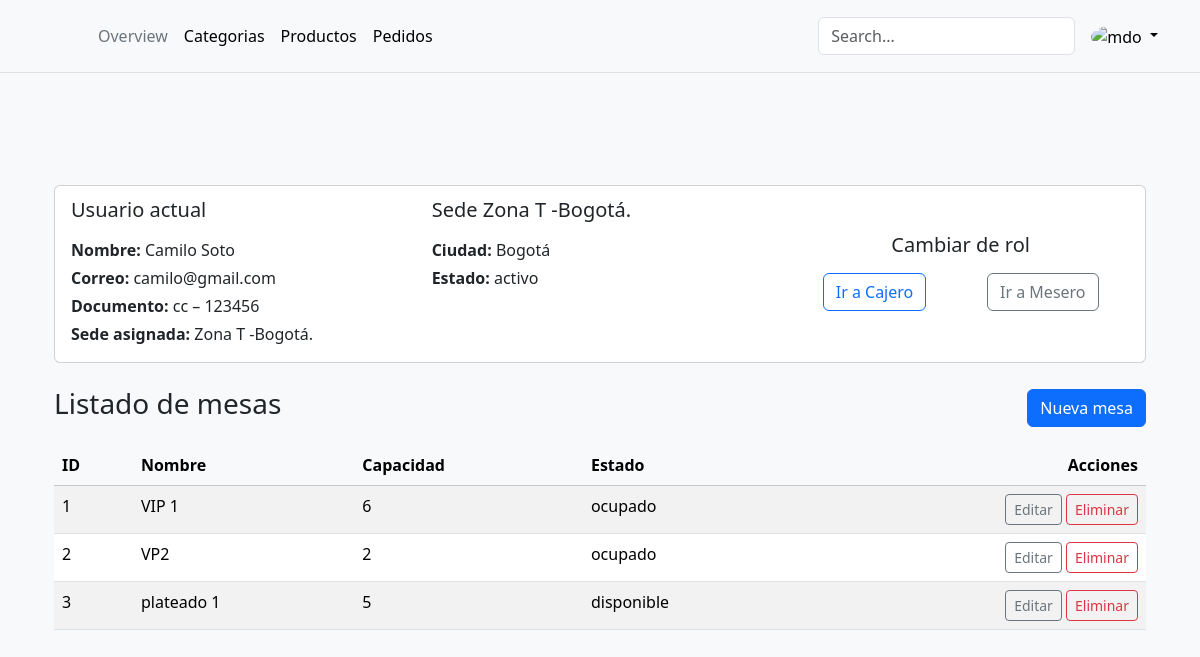
Page /adminis/sede/2/detalles/ (signed in) on the committed database.
### accounts/models.py (models this page shows, shortened)
class Usuario(AbstractUser):
    TYPEDOCS = (
        ('cc', 'cédula de ciudadania'),
        ('ti', 'tarjeta de identidad'),
        ('ce', 'cédula de extranjería'),
        ('pa', 'pasaporte'),
    )
    ROLES = (
        (1, 'Admin'),
        (2, 'cajero'),
        (3, 'mesero'),
    )
    ESTADO = (
        (0, 'inactivo'),
        (1, 'activo')
    )
    nombres = models.CharField(max_length=100, verbose_name='Nombre(s)')
    apellidos = models.CharField(max_length=100, verbose_name='Apellido(s)')
    tipoDocumento = models.CharField(max_length=5, choices=TYPEDOCS, verbose_name='Tipo de documento')
    numDocumento = models.CharField(max_length=20, unique=True, verbose_name='Número de documento')
    correo = models.EmailField(max_length=100, unique=True, verbose_name='Correo electrónico')
    rol = models.IntegerField(choices=ROLES, default=3)
    estado = models.BooleanField(choices=ESTADO, default=0)
    sede = models.ForeignKey(
        Sede,
        on_delete=models.SET_NULL,
        null=True,
        blank=True,
        related_name='usuarios',
        verbose_name='Sede asignada'
    )
    REQUIRED_FIELDS = ['nombres', 'apellidos', 'tipoDocumento', 'numDocumento', 'rol', 'estado', 'correo']

### adminis/models.py (models this page shows, shortened)
class Sede(models.Model):
    ESTADO = (
        (0, 'inactivo'),
        (1, 'activo')
    )
    idSede = models.AutoField(primary_key=True, db_column='idSede')
    nombre = models.CharField(max_length=100, null=True, db_column='nombre')
    estado = models.BooleanField(choices=ESTADO, null=True, default=1,db_column='estado')
    Ciudad = models.ForeignKey(
        Ciudad,
        on_delete=models.PROTECT,
        db_column='Ciudad_idCiudad',
        related_name='sedes',
        null=True,
        blank=True
    )
    class Meta:
        db_table = 'Sede'
        managed = True
        verbose_name = 'Sede'
        verbose_name_plural = 'Sedes'

class Ciudad(models.Model):
    ESTADO = (
        (0, 'inactivo'),
        (1, 'activo')
    )
    idCiudad = models.AutoField(primary_key=True, db_column='idCiudad')
    nombre = models.CharField(max_length=45, null=True, db_column='nombre')
    estado = models.IntegerField(choices=ESTADO, null=True, default=1,db_column='estado')
    Pais = models.ForeignKey(
        Pais,
        on_delete=models.PROTECT,
        db_column='Pais_idPais',
        related_name='ciudades',
        null=True,
        blank=True
    )
    class Meta:
        db_table = 'Ciudad'
        managed = True
        verbose_name = 'Ciudad'
        verbose_name_plural = 'Ciudades'

### mesero/models.py (models this page shows, shortened)
class Mesa(models.Model):
    ESTADO = (
    (0, 'disponible'),
    (1, 'ocupado')
    )
    nombre = models.CharField(max_length=100, verbose_name='Nombre de la mesa')
    capacidad = models.IntegerField(verbose_name='Capacidad de la mesa')
    estado = models.BooleanField(choices=ESTADO, default=0, verbose_name='Estado de la mesa')
    sede = models.ForeignKey(
        Sede,
        on_delete=models.CASCADE,
        null=False,
        blank=False,
        related_name='mesas',
        verbose_name='Sede asignada'
    )

### adminis/views.py (the view)
# urls.py: path('sede/<int:pk>/detalles/', ChangeRolView.as_view(), name='change_rol'),
class ChangeRolView(LoginRequiredMixin, DetailView):
    model = Sede
    template_name = 'sedes/cambiar_rol.html'
    context_object_name = 'sede'
    def get_context_data(self, **kwargs):
        context = super().get_context_data(**kwargs)
        context['usuario'] = self.request.user
        context['mesas'] = self.object.mesas.all()
        return context

### adminis/templates/sedes/cambiar_rol.html (shortened to what this page needs)
{% extends "base.html" %}
{% block content %}
<div class="container py-5">
  <div class="card mb-4">
    <div class="card-body">
      <div class="row">
        <div class="col-12 col-md-4 mb-4 mb-md-0">
          <h5 class="card-subtitle mb-3">Usuario actual</h5>
          <p class="mb-1"><strong>Nombre:</strong> {{ usuario.nombres }} {{ usuario.apellidos }}</p>
          <p class="mb-1"><strong>Correo:</strong> {{ usuario.correo }}</p>
          <p class="mb-1"><strong>Documento:</strong> {{ usuario.tipoDocumento }} – {{ usuario.numDocumento }}</p>
          <p class="mb-0">
            <strong>Sede asignada:</strong>
            {% if usuario.sede %}
              {{ usuario.sede.nombre }}
            {% else %}
              — Sin sede —
            {% endif %}
          </p>
        </div>
        <div class="col-12 col-md-4 mb-4 mb-md-0">
          <h5 class="card-subtitle mb-3">Sede {{ sede.nombre }}</h5>
          <p class="mb-1"><strong>Ciudad:</strong> {{ sede.Ciudad.nombre }}</p>
          <p class="mb-0"><strong>Estado:</strong> {{ sede.get_estado_display }}</p>
        </div>
        <div class="col-12 col-md-4 d-flex flex-column justify-content-center">
          <h5 class="card-subtitle mb-3 text-center">Cambiar de rol</h5>
          <form method="post" action="{% url 'adminis:update_user_rol' sede.pk %}">
            <div class="d-flex justify-content-around">
              <button name="new_role" value="2" class="btn btn-outline-primary">
                Ir a Cajero
              </button>
              <button name="new_role" value="3" class="btn btn-outline-secondary">
                Ir a Mesero
              </button>
            </div>
          </form>
        </div>
      </div>
    </div>
  </div>
  <div class="mt-4">
      <div class="d-flex justify-content-between align-items-center mb-3">
        <h1 class="h3">Listado de mesas</h1>
        <a href="{% url 'adminis:create_mesa' sede.pk %}" class="btn btn-primary">
           Nueva mesa
        </a>
      </div>
    <table class="table table-striped table-hover">
      <thead class="table-light">
        <tr>
          <th>ID</th>
          <th>Nombre</th>
          <th>Capacidad</th>
          <th>Estado</th>
          <th class="text-end">Acciones</th>
        </tr>
      </thead>
      <tbody>
        {% for mesa in mesas %}
        <tr>
          <td>{{ mesa.pk }}</td>
          <td>{{ mesa.nombre }}</td>
          <td>{{ mesa.capacidad }}</td>
          <td>{{ mesa.get_estado_display }}</td>
          <td class="text-end">
            <a href="{% url 'adminis:update_mesa' mesa.pk %}" class="btn btn-sm btn-outline-secondary">Editar</a>
            <a href="{% url 'adminis:delete_mesa' mesa.pk %}" class="btn btn-sm btn-outline-danger">Eliminar</a>
          </td>
        </tr>
        {% empty %}
        <tr>
          <td colspan="5" class="text-center">No hay mesas en esta sede.</td>
        </tr>
        {% endfor %}
      </tbody>
    </table>
  </div>
</div>
{% endblock %}

### templates/base.html (style rules this page uses)
:root { --bs-primary: #d39e2e; --bs-primary-rgb: 211,158,46; --bs-body-color: #333; --bs-body-bg: #f9f9f9; }
body { color: var(--bs-body-color); background-color: var(--bs-body-bg) !important; }

### rows in the picture
Usuario: nombres "Camilo", apellidos "Soto", correo "camilo@gmail.com", tipoDocumento "cc", numDocumento "123456", sede.nombre "Zona T -Bogotá."
Sede: nombre "Zona T -Bogotá.", Ciudad.nombre "Bogotá", estado "activo"
Mesa: pk "1", nombre "VIP 1", capacidad "6", estado "ocupado"
Mesa: pk "2", nombre "VP2", capacidad "2", estado "ocupado"
Mesa: pk "3", nombre "plateado 1", capacidad "5", estado "disponible"
